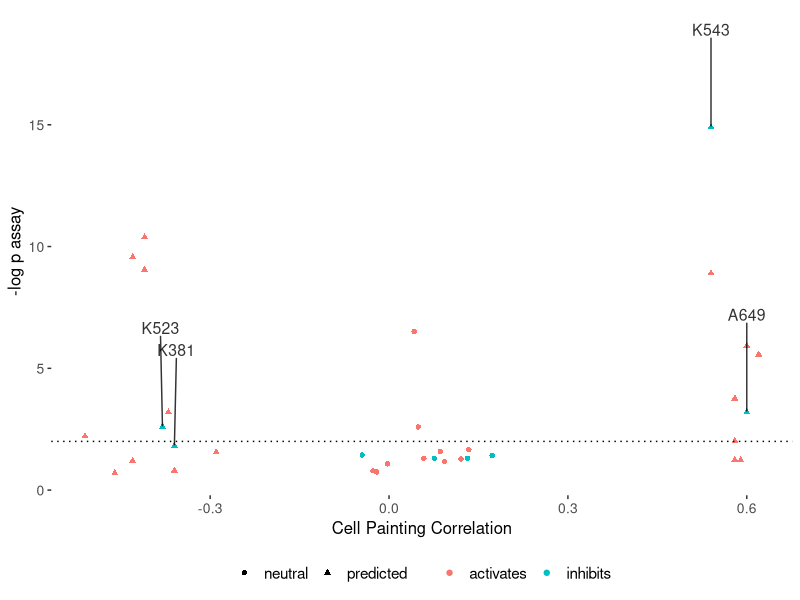
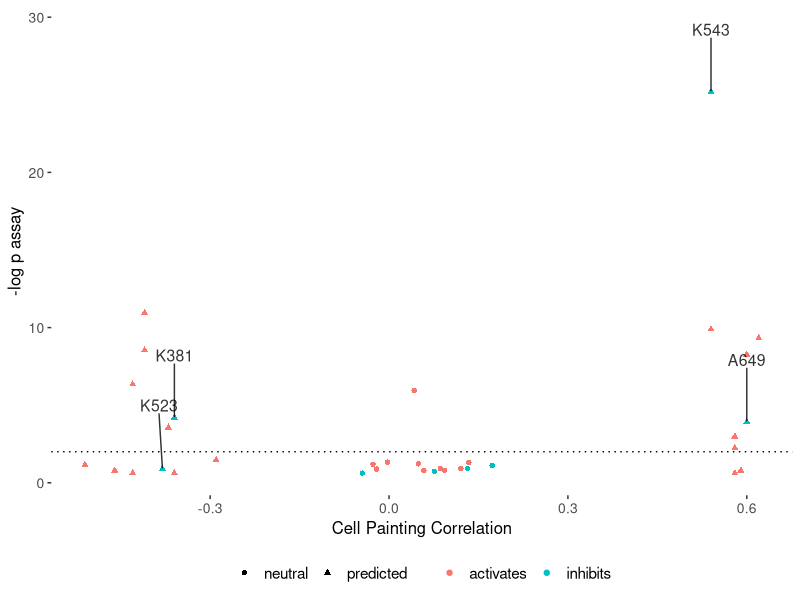
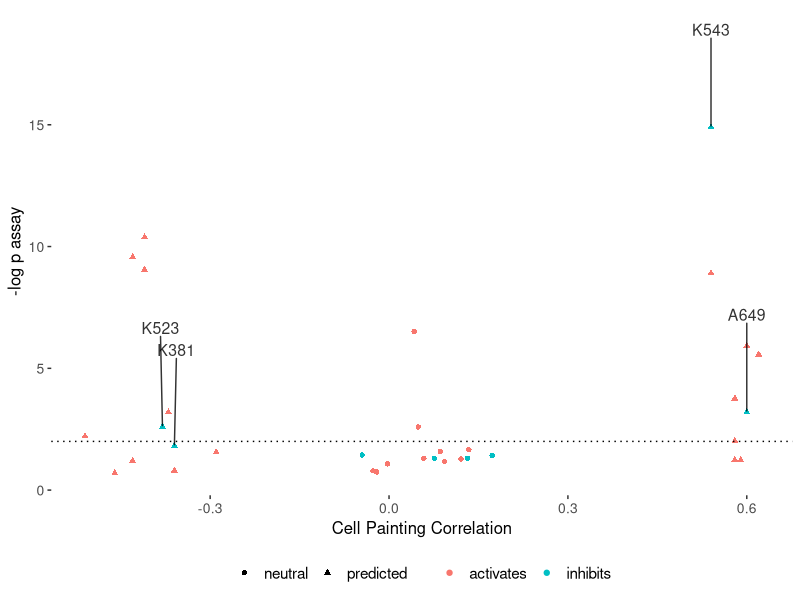
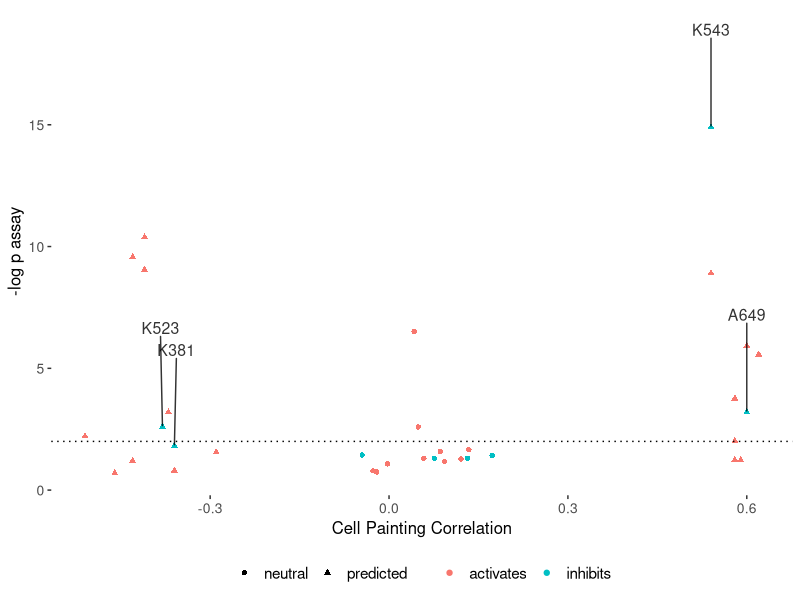
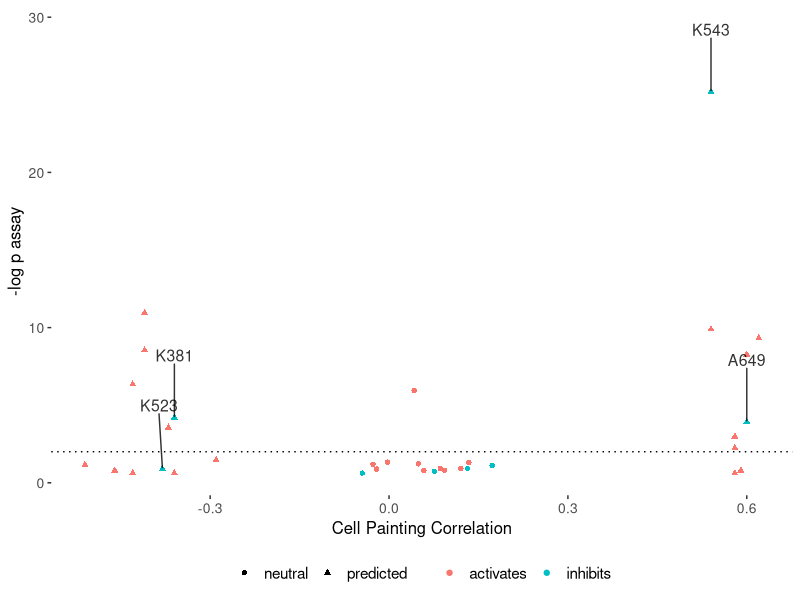
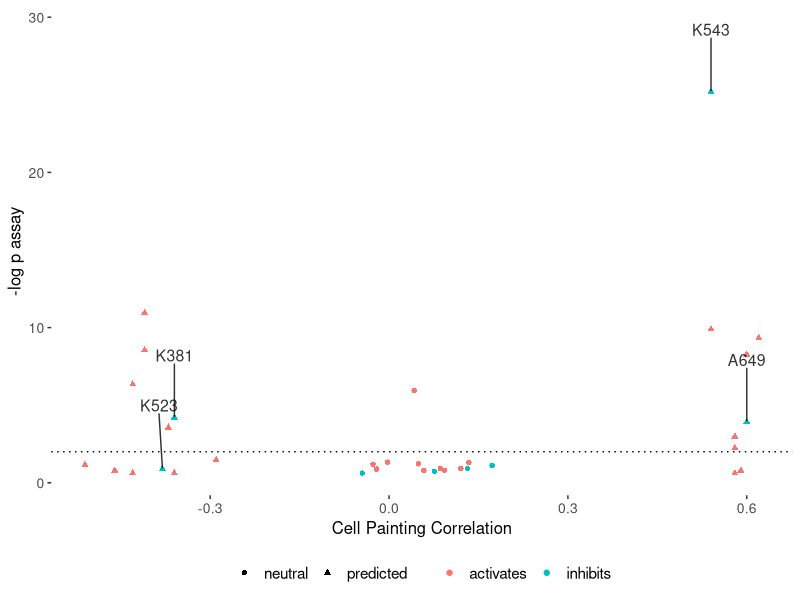

These figures' R source, in order:
## ---- chunk 1
library(magrittr)
library(glue)
library(tidyverse)
## ---- chunk 2
statistics_agg <- read_csv("output/statistics_agg.csv")
## ---- chunk 3
statistics_agg <-
  statistics_agg %>%
  mutate(
    compound_cp_type =
      case_when(
        is_cp_negcon ~ "neutral",
        !is_cp_negcon ~ "predicted"
      )
  ) %>%
  mutate(compound_activity_type =
           case_when(is_inhibitor ~ "inhibits",
                     !is_inhibitor ~ "activates"))
## ---- chunk 4
plot_paper_figure <- 
  function(test_type, 
           annotate_column, 
           Conci,
           strong_effect_threshold = 2,
           compound_list = NULL) {
  
  statistics_agg <-
    statistics_agg %>%
    filter(Conc == Conci) %>%
    mutate(pval_adj = .data[[paste0(test_type, "_pval_adj")]])
    
  p <- 
    statistics_agg %>%
    ggplot(aes(Broad, -log10(pval_adj), shape = compound_cp_type, color = compound_activity_type)) +
    geom_point()
  
  if (annotate_column == "compound_list") {
    p <- p +
      ggrepel::geom_text_repel(
        data = statistics_agg %>% filter(Cmpd %in% compound_list),
        aes(label = Cmpd),
        max.overlaps = Inf,
        min.segment.length = unit(0, 'lines'),
        nudge_y = 4,
        color = "black",
        alpha = .8,
        size = 4
      )
    
  } 
  
  p <- p +
    geom_hline(yintercept = -log10(0.01), linetype = "dotted") +
    coord_cartesian(clip = "off") +
    xlab("Cell Painting Correlation") +
    ylab("-log p assay") +
    theme_bw()
  
  p <- p +
    theme(panel.border = element_blank(),
          panel.grid = element_blank(),
          legend.title = element_blank(),
          legend.text = element_text(size = 11),
          legend.position = "bottom",
          axis.title = element_text(size = 12),
          axis.text = element_text(size = 10))
  
  ggsave(
    glue("output/p38_{test_type}_tlr_annot_{annotate_column}_conc_{Conci}.png"),
    width = 4.6,
    height = 4
  )
  
  ggsave(
    glue("output/p38_{test_type}_tlr_annot_{annotate_column}_conc_{Conci}.svg"),
    width = 4.6,
    height = 4
  )  
  
  p
  }
## ---- chunk 5
compound_list <- c("K543", "A649", "K381", "K523")
## ---- chunk 6
Conci <- 1

p <- plot_paper_figure("ks", "compound_list", Conci = Conci, compound_list = compound_list)

print(p)

p <- plot_paper_figure("t", "compound_list", Conci = Conci, compound_list = compound_list)

print(p)
